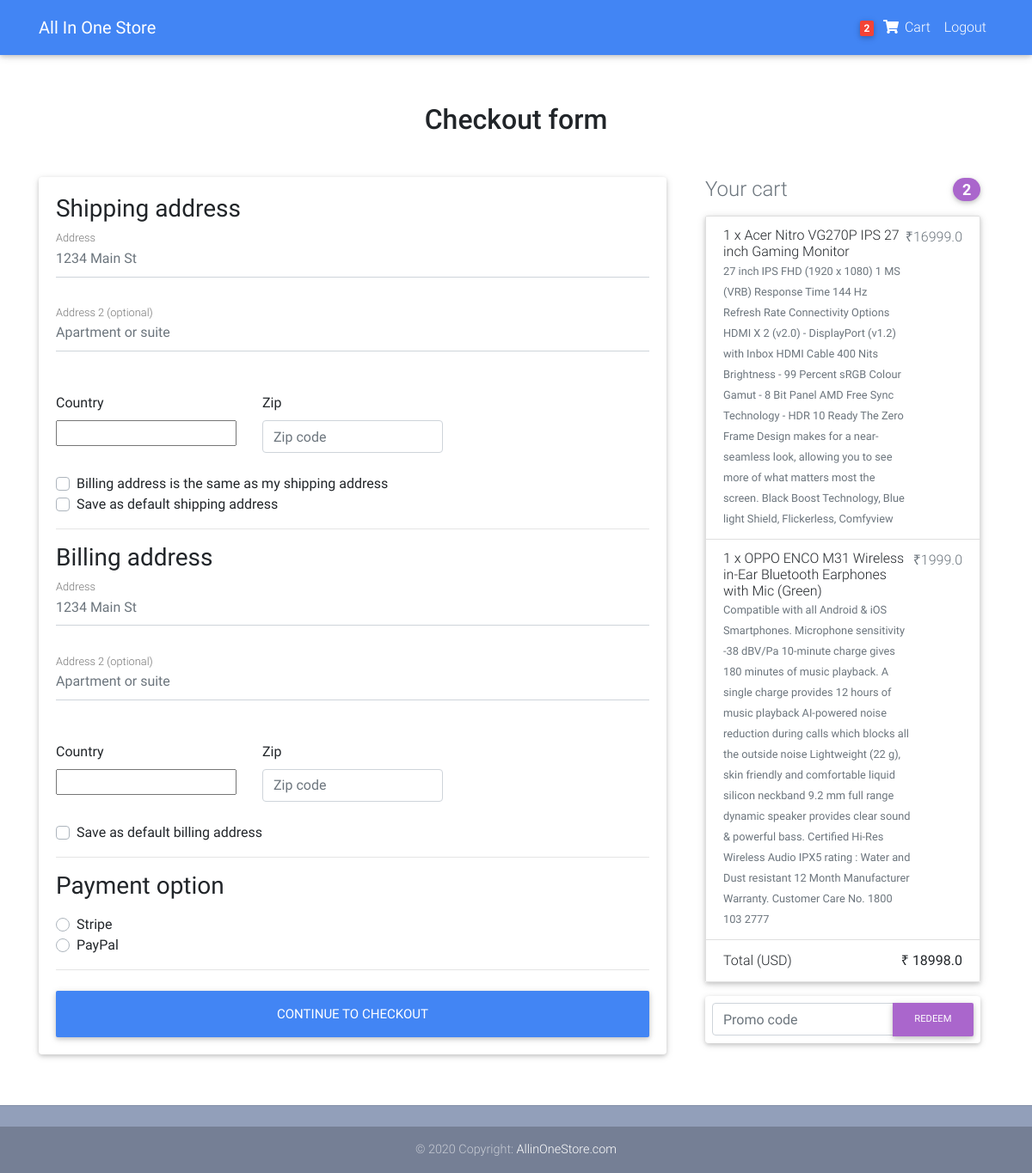
Page /checkout/ (signed in) on the committed database.
### core/models.py (models this page shows, shortened)
class Order(models.Model):
    user = models.ForeignKey(settings.AUTH_USER_MODEL,
                             on_delete=models.CASCADE)
    ref_code = models.CharField(max_length=20, blank=True, null=True)
    items = models.ManyToManyField(OrderItem)
    start_date = models.DateTimeField(auto_now_add=True)
    ordered_date = models.DateTimeField()
    ordered = models.BooleanField(default=False)
    shipping_address = models.ForeignKey(
        'Address', related_name='shipping_address', on_delete=models.SET_NULL, blank=True, null=True)
    billing_address = models.ForeignKey(
        'Address', related_name='billing_address', on_delete=models.SET_NULL, blank=True, null=True)
    payment = models.ForeignKey(
        'Payment', on_delete=models.SET_NULL, blank=True, null=True)
    coupon = models.ForeignKey(
        'Coupon', on_delete=models.SET_NULL, blank=True, null=True)
    being_delivered = models.BooleanField(default=False)
    received = models.BooleanField(default=False)
    refund_requested = models.BooleanField(default=False)
    refund_granted = models.BooleanField(default=False)
    '''
    1. Item added to cart
    2. Adding a billing address
    (Failed checkout)
    3. Payment
    (Preprocessing, processing, packaging etc.)
    4. Being delivered
    5. Received
    6. Refunds
    '''
    def get_total(self):
        total = 0
        for order_item in self.items.all():
            total += order_item.get_final_price()
        if self.coupon:
            total -= self.coupon.amount
        return total

class OrderItem(models.Model):
    user = models.ForeignKey(settings.AUTH_USER_MODEL,
                             on_delete=models.CASCADE)
    ordered = models.BooleanField(default=False)
    item = models.ForeignKey(Item, on_delete=models.CASCADE)
    quantity = models.IntegerField(default=1)
    def get_total_discount_item_price(self):
        return self.quantity * self.item.discount_price
    def get_final_price(self):
        if self.item.discount_price:
            return self.get_total_discount_item_price()
        return self.get_total_item_price()

class Item(models.Model):
    title = models.CharField(max_length=100)
    price = models.FloatField()
    discount_price = models.FloatField(blank=True, null=True)
    category = models.CharField(choices=CATEGORY_CHOICES, max_length=2)
    label = models.CharField(choices=LABEL_CHOICES, max_length=1)
    slug = models.SlugField()
    description = models.TextField()
    image = models.CharField(max_length=100)

### core/views.py (the view, shortened to what this page needs)
# urls.py: path('checkout/', CheckoutView.as_view(), name='checkout'),
class CheckoutView(View):
    def get(self, *args, **kwargs):
        try:
            order = Order.objects.get(user=self.request.user, ordered=False)
            form = CheckoutForm()
            context = {
                'form': form,
                'couponform': CouponForm(),
                'order': order,
                'DISPLAY_COUPON_FORM': True
            }
            shipping_address_qs = Address.objects.filter(
                user=self.request.user,
                address_type='S',
                default=True
            )
            if shipping_address_qs.exists():
                context.update(
                    {'default_shipping_address': shipping_address_qs[0]})
            billing_address_qs = Address.objects.filter(
                user=self.request.user,
                address_type='B',
                default=True
            )
            if billing_address_qs.exists():
                context.update(
                    {'default_billing_address': billing_address_qs[0]})
            return render(self.request, "checkout.html", context)
        except ObjectDoesNotExist:
            messages.info(self.request, "You do not have an active order")
            return redirect("core:checkout")

### core/forms.py
class CheckoutForm(forms.Form):
    shipping_address = forms.CharField(required=False)
    shipping_address2 = forms.CharField(required=False)
    shipping_country = CountryField(blank_label='(select country)').formfield(
        required=False,
        widget=CountrySelectWidget(attrs={
            'class': 'custom-select d-block w-100',
        }))
    shipping_zip = forms.CharField(required=False)
    billing_address = forms.CharField(required=False)
    billing_address2 = forms.CharField(required=False)
    billing_country = CountryField(blank_label='(select country)').formfield(
        required=False,
        widget=CountrySelectWidget(attrs={
            'class': 'custom-select d-block w-100',
        }))
    billing_zip = forms.CharField(required=False)
    same_billing_address = forms.BooleanField(required=False)
    set_default_shipping = forms.BooleanField(required=False)
    use_default_shipping = forms.BooleanField(required=False)
    set_default_billing = forms.BooleanField(required=False)
    use_default_billing = forms.BooleanField(required=False)
    payment_option = forms.ChoiceField(
        widget=forms.RadioSelect, choices=PAYMENT_CHOICES)

class CouponForm(forms.Form):
    code = forms.CharField(widget=forms.TextInput(attrs={
        'class': 'form-control',
        'placeholder': 'Promo code',
        'aria-label': 'Recipient\'s username',
        'aria-describedby': 'basic-addon2'
    }))

### core/templatetags/cart_template_tags.py (called while the page is built)
@register.filter
def cart_item_count(user):
    if user.is_authenticated:
        qs = Order.objects.filter(user=user, ordered=False)
        if qs.exists():
            return qs[0].items.count()
    return 0

### templates/checkout.html (shortened to what this page needs)
{% extends "base.html" %}
{% load crispy_forms_tags %}
{% block content %}
  <main >
    <div class="container wow fadeIn">
      <h2 class="my-5 h2 text-center">Checkout form</h2>
      <div class="row">
        <div class="col-md-8 mb-4">
          <div class="card">
            <form method="POST" class="card-body">
              <h3>Shipping address</h3>
              <div class='hideable_shipping_form'>
                <div class="md-form mb-5">
                  <input type='text' placeholder='1234 Main St' id='shipping_address' name='shipping_address' class='form-control' />
                  <label for="shipping_address" class="">Address</label>
                </div>
                <div class="md-form mb-5">
                  <input type='text' placeholder='Apartment or suite' id='shipping_address2' name='shipping_address2' class='form-control' />
                  <label for="shipping_address2" class="">Address 2 (optional)</label>
                </div>
                <div class="row">
                  <div class="col-lg-4 col-md-12 mb-4">
                    <label for="country">Country</label>
                    {{ form.shipping_country }}
                  </div>
                  <div class="col-lg-4 col-md-6 mb-4">
                    <label for="shipping_zip">Zip</label>
                    <input type='text' placeholder='Zip code' id='shipping_zip' name='shipping_zip' class='form-control' />
                  </div>
                </div>
                <div class="custom-control custom-checkbox">
                  <label class="custom-control-label" for="same_billing_address">Billing address is the same as my shipping address</label>
                </div>
                <div class="custom-control custom-checkbox">
                  <label class="custom-control-label" for="set_default_shipping">Save as default shipping address</label>
                </div>
              </div>
              <hr>
              <h3>Billing address</h3>
              <div class='hideable_billing_form'>
                <div class="md-form mb-5">
                  <input type='text' placeholder='1234 Main St' id='billing_address' name='billing_address' class='form-control' />
                  <label for="billing_address" class="">Address</label>
                </div>
                <div class="md-form mb-5">
                  <input type='text' placeholder='Apartment or suite' id='billing_address2' name='billing_address2' class='form-control' />
                  <label for="billing_address2" class="">Address 2 (optional)</label>
                </div>
                <div class="row">
                  <div class="col-lg-4 col-md-12 mb-4">
                    <label for="country">Country</label>
                    {{ form.billing_country }}
                  </div>
                  <div class="col-lg-4 col-md-6 mb-4">
                    <label for="billing_zip">Zip</label>
                    <input type='text' placeholder='Zip code' id='billing_zip' name='billing_zip' class='form-control' />
                  </div>
                </div>
                <div class="custom-control custom-checkbox">
                  <label class="custom-control-label" for="set_default_billing">Save as default billing address</label>
                </div>
              </div>
              <hr>
              <h3>Payment option</h3>
              <div class="d-block my-3">
                {% for value, name in form.fields.payment_option.choices %}
                <div class="custom-control custom-radio">
                  <label class="custom-control-label" for="{{ name }}">{{ name }}</label>
                </div>
                {% endfor %}
              </div>
              <hr class="mb-4">
              <button class="btn btn-primary btn-lg btn-block" type="submit">Continue to checkout</button>
            </form>
          </div>
        </div>
        <div class="col-md-4 mb-4">
          {% include "order_snippet.html" %}
        </div>
      </div>
    </div>
  </main>
{% endblock content %}

### templates/navbar.html (shortened to what this page needs)
{% load cart_template_tags %}
<nav class="navbar fixed-top navbar-expand-lg navbar-dark bg-primary white scrolling-navbar">
    <div class="container">
      <a class="navbar-brand waves-effect" href="/">
        <strong class="white-text">All In One Store</strong>
      </a>
      <div class="collapse navbar-collapse" id="navbarSupportedContent">
        <ul class="navbar-nav nav-flex-icons">
          {% if request.user.is_authenticated %}
          <li class="nav-item">
            <a href="{% url 'core:order-summary' %}" class="nav-link waves-effect">
              <span class="badge red z-depth-1 mr-1"> {{ request.user|cart_item_count }} </span>
              <i class="fas fa-shopping-cart"></i>
              <span class="clearfix d-none d-sm-inline-block"> Cart </span>
            </a>
          </li>
          <li class="nav-item">
            <a class="nav-link waves-effect" href="{% url 'account_logout' %}">
              <span class="clearfix d-none d-sm-inline-block"> Logout </span>
            </a>
          </li>
          {% endif %}
        </ul>
      </div>
    </div>
  </nav>

### templates/order_snippet.html (shortened to what this page needs)
<div class="col-md-12 mb-4">
    <h4 class="d-flex justify-content-between align-items-center mb-3">
    <span class="text-muted">Your cart</span>
    <span class="badge badge-secondary badge-pill">{{ order.items.count }}</span>
    </h4>
    <ul class="list-group mb-3 z-depth-1">
    {% for order_item in order.items.all %}
    <li class="list-group-item d-flex justify-content-between lh-condensed">
        <div>
        <h6 class="my-0">{{ order_item.quantity }} x {{ order_item.item.title}}</h6>
        <small class="text-muted">{{ order_item.item.description}}</small>
        </div>
        <span class="text-muted">₹{{ order_item.get_final_price }}</span>
    </li>
    {% endfor %}
    <li class="list-group-item d-flex justify-content-between">
        <span>Total (USD)</span>
        <strong>₹ {{ order.get_total }}</strong>
    </li>
    </ul>
    {% if DISPLAY_COUPON_FORM %}
    <form class="card p-2" action="{% url 'core:add-coupon' %}" method="POST">
        <div class="input-group">
            {{ couponform.code }}
            <div class="input-group-append">
            <button class="btn btn-secondary btn-md waves-effect m-0" type="submit">Redeem</button>
            </div>
        </div>
    </form>
    {% endif %}
</div>

### templates/base.html (style rules this page uses)
html, body, header, .carousel { height: 60vh; }

### rows in the picture
Order: items.count "2", get_total "18998.0"
OrderItem: quantity "1", item "Acer Nitro VG270P IPS 27 inch Gaming Monitor", item.description "27 inch IPS FHD (1920 x 1080) 1 MS (VRB) Response Time 144 Hz Refresh Rate Connectivity Options HDMI X 2 (v2.0) - DisplayPort (v1.2) with Inbox HDMI Cable 400 Nits Brightness - 99 Percent sRGB Colour Gamut - 8 Bit Panel AMD Free Sync Technology - HDR 10 Ready The Zero Frame Design makes for a near-seamless look, allowing you to see more of what matters most the screen. Black Boost Technology, Blue light Shield, Flickerless, Comfyview", get_final_price "16999.0"
OrderItem: quantity "1", item "OPPO ENCO M31 Wireless in-Ear Bluetooth Earphones with Mic (Green)", item.description "Compatible with all Android & iOS Smartphones. Microphone sensitivity -38 dBV/Pa 10-minute charge gives 180 minutes of music playback. A single charge provides 12 hours of music playback AI-powered noise reduction during calls which blocks all the outside noise Lightweight (22 g), skin friendly and comfortable liquid silicon neckband 9.2 mm full range dynamic speaker provides clear sound & powerful bass. Certified Hi-Res Wireless Audio IPX5 rating : Water and Dust resistant 12 Month Manufacturer Warranty. Customer Care No. 1800 103 2777", get_final_price "1999.0"

### other values in the picture
{{ request.user|cart_item_count }} "2"
{{ name }} "Stripe" "PayPal"
